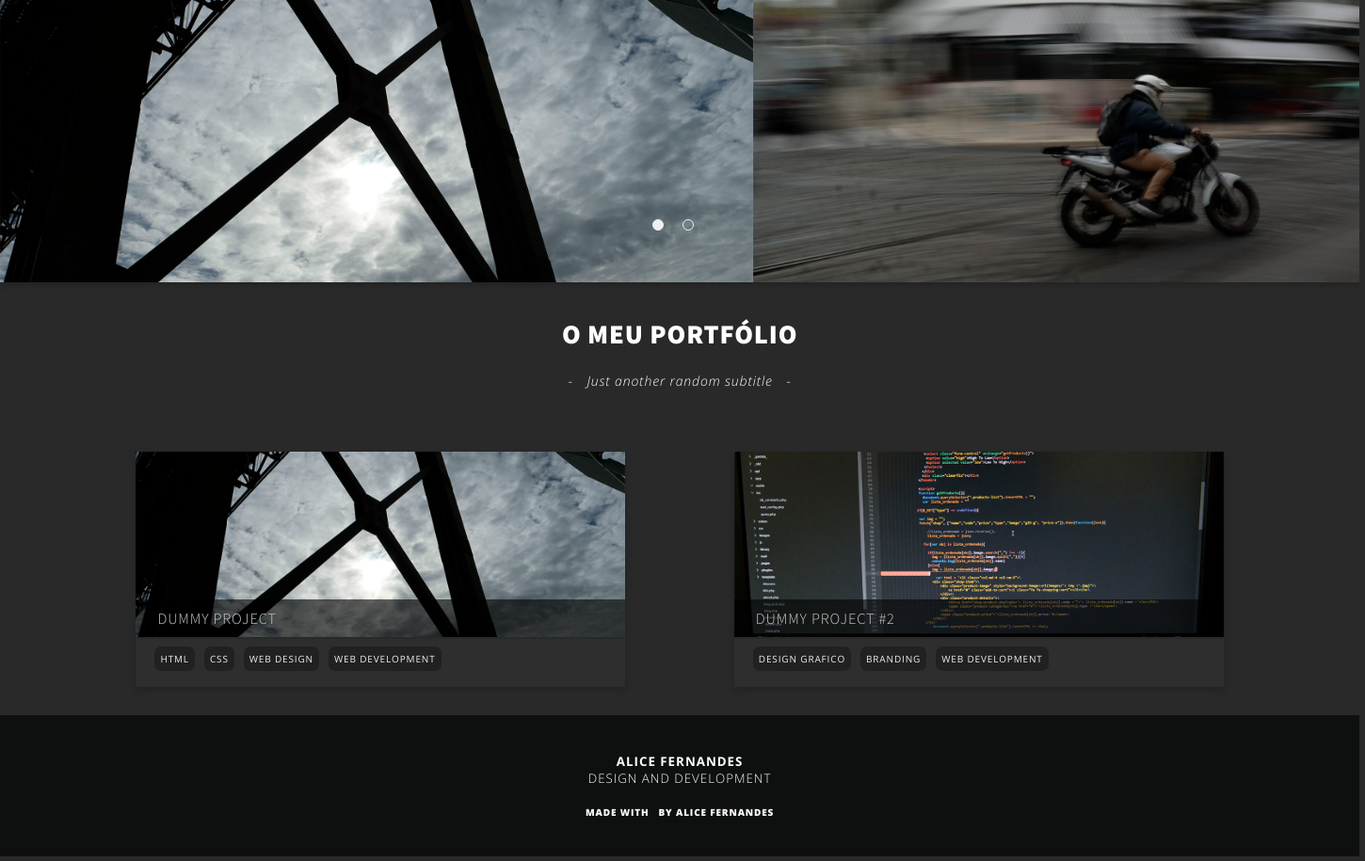
Screenshot of /portfolio/web-development with the database file from the repository.
### tables this page shows
CREATE TABLE IF NOT EXISTS `media` (
  `id_media` int(10) NOT NULL AUTO_INCREMENT,
  `projeto_uri` varchar(100) NOT NULL,
  `tipo` varchar(100) NOT NULL,
  `src` varchar(700) NOT NULL,
  `ext` varchar(50) NOT NULL,
  `cover` tinyint(1) DEFAULT NULL,
  `title` varchar(1000) NOT NULL,
  PRIMARY KEY (`id_media`)
);

CREATE TABLE IF NOT EXISTS `projetos` (
  `id_projeto` int(11) NOT NULL AUTO_INCREMENT,
  `nome` varchar(200) NOT NULL,
  `descricao` text NOT NULL,
  `tags` varchar(500) NOT NULL,
  `summary-line` varchar(500) NOT NULL,
  `likes` int(10) NOT NULL,
  `views` int(10) NOT NULL,
  `share` int(10) NOT NULL,
  `uri` varchar(100) NOT NULL,
  `external-urls` tinyint(1) DEFAULT NULL,
  PRIMARY KEY (`id_projeto`)
);

### templates/project-category.php (the view, shortened to what this page needs)
<!DOCTYPE html>
<html class="project-categories">
  <head><?php require_once('./includes/_header.php') ?></head>
  <body>
    <div class="site-container"><?php require_once('./includes/_sidebar.php')   ?>
      <div class="main-content">
        <div class="ui-component slideshow slideshow-medium panel-shadow">
          <div class="slide-container">
            <?php
            $tag = $urlStrings[2];
            $tabela = 'projetos';
            $conn = new mysqli(DB_HOST, DB_USER, DB_PASSWORD, DB_NAME);
            $slideHTML = '';
            $slideControllerHTML = '';
            $dataSlide = 1;
            $queryParaSlides = "SELECT * FROM `media` WHERE projeto_uri = (SELECT uri FROM `projetos` WHERE tags LIKE '%$tag%' LIMIT 1)";
            $resultadoDosSlides = $conn->query($queryParaSlides);
            foreach($resultadoDosSlides as $mediaSource){
              $slideHTML .="<div class=\"slide\" style=\"background-image:url(http://".$host . "/" ."media/".$mediaSource['src']."@1900.jpg)\" data-slide=\"".$dataSlide."\"> </div>";
              $slideControllerHTML.= "<li class=\"slider-control\" data-slide=\"".$dataSlide."\"></li>";
              $dataSlide+=1;
            }
            echo($slideHTML);
            ?>
          </div>
          <div class="ui-component slide-controller">
            <ul>
              <?php  echo($slideControllerHTML);?>
            </ul>
          </div>
        </div>
        <div class="panel-container">
          <div class="panel panel-noshadow panel-fullwidth align-center panel-title panel-nobackground">
            <h3>o meu portfólio</h3>
            <p> <i>Just another random subtitle </i></p>
          </div>
         <?php
         $query = "SELECT * FROM  $tabela  WHERE  `tags` LIKE  '%$tag%'";
          if($conn->query($query)){
            $result = $conn->query($query);
            while($row = $result->fetch_assoc()){
              $nome =$row['nome'];
              $tags = explode(",", $row['tags']);
              $tagsHTML = "";
              foreach($tags as $tag){
                $tagsHTML.="<a class=\"tag\" href=\"/portfolio/".str_replace(" ", "", $tag)."\">
                <p>".str_replace("-", " ", $tag)."</p>
               </a>";
              }
             $queryImages = "SELECT * FROM media WHERE projeto_uri='".$row['uri']."' LIMIT 1";
             $resultImages = $conn->query($queryImages);
             $media = $resultImages->fetch_assoc();
              $resultHTML = "<div class=\"panel panel-small\"><a class=\"panel-link\" href=\"/projeto/".$row['uri']."\"></a>
                             <div style=\"background-image:url(http://$host/media/".$media['src']."@1280.jpg)\" class=\"panel-image\"></div>
                                <h3>$nome</h3>
                              <div class=\"panel-small-bottom\">$tagsHTML</div>
                              </div>";
            echo($resultHTML);
            }
          }else{
          }
         ?>
        </div><?php require_once('./includes/_footer.php') ?>
      </div>
    </div>
  </body>
</html>

### index.php (shortened to what this page needs)
<?php
$request = $_SERVER['REQUEST_URI'];
$urlStrings = explode("/", $request);
switch ($urlStrings[1]) {
		case 'portfolio':
			include('templates/project-category.php');
			break;
}
?>

### includes/_header.php (shortened to what this page needs)
<?php
	$host = $_SERVER['HTTP_HOST'];
?>
<link rel="stylesheet" media="all" href="https://cdn.rawgit.com/alicescfernandes/entypo-webfont/0fef4a46/style.css"/>
<link rel="stylesheet" href="http://<?php echo($host) ?>/css/ui.css?v2.3"/>
<link rel="stylesheet" href="http://<?php echo($host) ?>/webfont/entypo social/style.css"/>

### includes/_sidebar.php (shortened to what this page needs)
<label class="menu-label" for="menu-show"><i class="icon-menu"></i></label>

### includes/_footer.php
<footer><span class="letring letring-small">
    <p>Alice Fernandes</p>
    <p>Design and development</p></span><span class="final-countdown">
    <p>made with<i class="icon-heart"></i>by alice fernandes</p></span></footer>

### css/ui.css (style rules this page uses)
* { font-family:"Open Sans";margin:0px;padding:0px }
a { text-decoration:none;color:inherit }
body { margin:0px;padding:0px;width:112%;width:120%;overflow:hidden;background-color:#292929 }
h1,h2,h3,h4,p { margin:0px;padding:0px }
li,ul { list-style-type:none;padding:0px }
.menu-label { position:fixed;top:0px;left:0px;display:block;z-index:98 }
.site-container { position:relative;left:-12%;transition:left 0.5s }
.main-content { display:inline-block;width:83%;position:relative;height:100vh;overflow-y:auto;overflow-x:hidden }
.letring { margin:auto;margin-top:20px;text-transform:uppercase;text-align:center;color:white;font-size:10pt;position:relative;top:0px;width:220px;letter-spacing:1px;-webkit-user-select:none;-moz-user-select:none;-ms-user-select:none;user-select:none;display:block }
.letring p:first-child { font-weight:bold;font-family:"Open Sans";text-rendering:optimizeLegibility }
.letring p:last-child { font-weight:100;font-family:"Open Sans";text-rendering:optimizeLegibility }
.slideshow { position:relative }
.slideshow-medium { height:300px;width:100vw;overflow:hidden }
.slideshow-medium .slide { background-size:cover;background-position:center }
.slide-container { height:inherit;position:relative;left:0;transition:left 0.5s;z-index:-1 }
.slide { width:33.33%;height:100%;display:block;float:left;background-position:center;background-size:cover;background-position:center }
.slide:first-child { background-color:red }
.slide:nth-child(2) { background-color:blue }
.slide-controller { position:absolute;bottom:50px;display:block;color:white;width:100%;text-align:center;background-color:transparent ul, li;background-color-display:inline }
.slide-controller li { width:10px;height:10px;display:inline-block;margin-right:20px;border:1px solid #ecf0f1;border-radius:100%;cursor:pointer;transition:background-color 0.5s }
.slide-controller li.active { background-color:#ecf0f1;transition:background-color 0.5s }
.panel-shadow { box-shadow:0px 3px 7px rgba(0, 0, 0, 0.18) }
.panel-image { width:100%;display:block;height:79%;position:absolute;top:0px;left:0px;background-size:cover;background-position:50% 50% }
.panel-container { width:80%;display:block;margin-left:10%;margin:auto;margin-bottom:70px }
.panel { min-height:100px;box-sizing:border-box;padding:30px;box-shadow:0px 3px 7px rgba(0, 0, 0, 0.18);margin-bottom:30px;background-color:#2e2e2e;color:#cfcfcf;font-weight:300;letter-spacing:0.85px;font-size:14px }
.panel p { padding-bottom:20px }
.panel .tag p { padding:0px }
.panel .tag { text-decoration:none;display:inline-block;background-color:#212121;color:#eeeeee;padding:10px;border-radius:7px;font-size:10px;text-transform:uppercase;font-weight:400;-moz-user-select:none;-ms-user-select:none;user-select:none;-webkit-user-select:none;cursor:pointer;margin-right:10px }
.panel-noshadow { box-shadow:none!important }
.align-center { text-align:center;margin:auto }
h3,h4,h5 { font-weight:800;text-transform:uppercase;font-family:"Source Sans Pro";letter-spacing:0.85px;font-size:28.55px }
.panel-title { padding-top:0px;padding-bottom:0px;margin-top:30px;color:white;margin-bottom:30px;line-height:50px }
.panel-title h6,.panel-title p { font-size:14px;font-weight:lighter }
.panel-title h6:after,.panel-title h6:before,.panel-title p:after,.panel-title p:before { display:inline-block;content:"-";margin:0px 10px 0px 10px }
.panel-nobackground { background-color:transparent }
.panel-small { position:relative;width:45%;margin-right:10%;float:left;height:250px }
.panel-small h3 { text-transform:uppercase;font-weight:300;font-size:1.17em;z-index:99;position:absolute;bottom:53px;background-color:rgba(0, 0, 0, 0.6);width:100%;line-height:40px;left:0px;box-sizing:border-box;padding-left:23px }
.panel-small .panel-small-bottom { position:absolute;box-sizing:border-box;bottom:0px;width:100%;left:0px;height:53px;padding-top:8px;padding-left:20px;border-top:2px solid #292929;z-index:99 }
.panel-small:nth-child(odd) { margin-right:0px }
.panel-small .panel-link { position:absolute;background-color:transparent;top:0px;left:0px;width:100%;height:100%;z-index:97 }
footer { width:100%;background-color:#0e0f0f;text-align:center;height:150px;box-sizing:border-box;padding:20px;font-size:10px;text-transform:uppercase;font-weight:900;letter-spacing:0.85px;color:white;display:inline-block }
footer .letring { margin-bottom:20px }
.project-categories .tag { padding:6px }

### rows the page displays
media: src (picture)
projetos: shows a picture, nome "DUMMY PROJECT", tags "HTML", tags "CSS", tags "WEB DESIGN", tags "WEB DEVELOPMENT"
projetos: media.src (picture), nome "DUMMY PROJECT #2", tags "DESIGN GRAFICO", tags "BRANDING", tags "WEB DEVELOPMENT"
